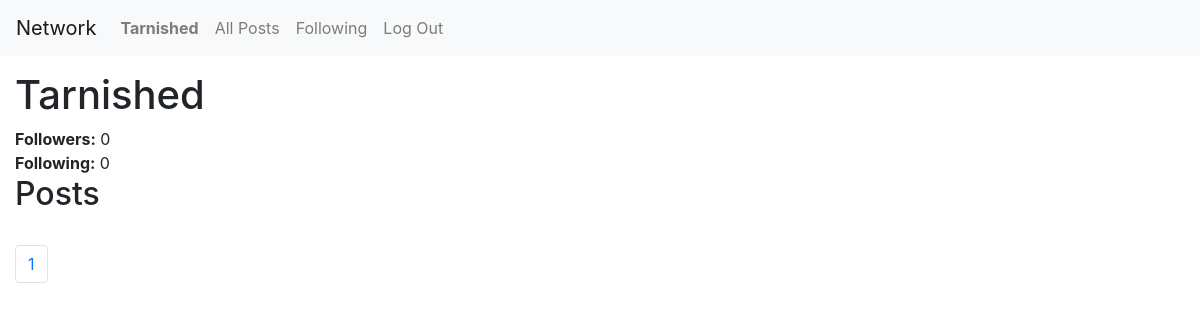
The page /users/Tarnished/page1 (signed in) on the database as committed earlier.
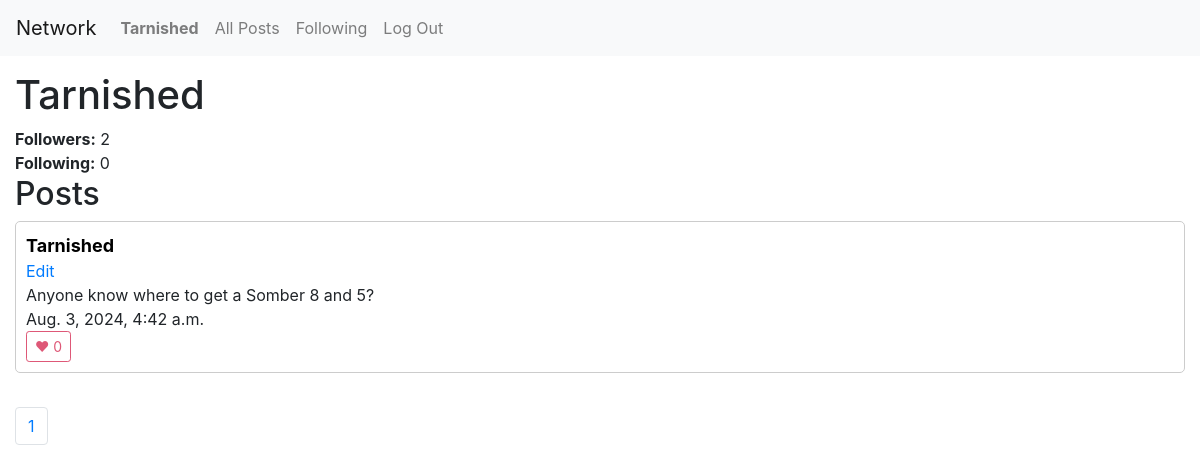
The same page on the database as committed later.
### network/models.py (models this page shows, shortened)
class Post(models.Model):
    user = models.ForeignKey("User", on_delete=models.CASCADE, related_name="posts")
    content = models.TextField(blank=True)
    timestamp = models.DateTimeField(auto_now_add=True)
    likes = models.IntegerField(default=0)
    likes_users = models.ManyToManyField("User", related_name="likes", null=True)

class User(AbstractUser):
    followers = models.ManyToManyField('self', related_name="following", null=True)
    following = models.ManyToManyField('self', related_name="followers",null=True)

### network/views.py (the view)
# urls.py: path("users/<str:username>/page<int:page_num>", views.user, name="user"),
def user(request, username, page_num):
    user_data = User.objects.filter(username=username)[0]
    posts = Post.objects.filter(user=user_data)
    posts = posts.order_by("-timestamp").all()
    if request.user.id == user_data.id:
        not_user = False
        is_following = None
    else:
        not_user = True
        is_following = request.user.followers.filter(id=user_data.id).exists()
    p = Paginator(posts, 10)
    page_obj = p.get_page(page_num)
    prev_page = None
    has_prev_page = False
    if page_obj.has_previous():
        prev_page = page_obj.previous_page_number()
        has_prev_page = True
    next_page = None
    has_next_page = False
    if page_obj.has_next():
        next_page = page_obj.next_page_number()
        has_next_page = True
    return render(request, 'network/user.html', {
        "user_data": user_data,
        "username": user_data.username,
        "followers": user_data.followers.count(),
        "following": user_data.following.count(),
        "posts": page_obj,
        "not_user": not_user,
        "is_following": is_following,
        "pages": p,
        "has_prev_page": has_prev_page,
        "prev_page": prev_page,
        "has_next_page": has_next_page,
        "next_page": next_page,
    })

### network/templates/network/user.html (shortened to what this page needs)
{% extends "network/layout.html" %}
{% load static %}
{% block body %}
    <h1>{{ username }}</h1>
    <b>Followers:</b> {{ followers }} <br>
    <b>Following:</b> {{ following }}
    <h2>Posts</h2>
    {% for post in posts %}
        <div id="post-container">
            <a href="{% url 'user' post.user.username 1 %}" class="username-link">{{ post.user.username }}</a>
            {% if not not_user %}
                <br><button id="edit-link-{{ post.id }}" class="edit-link" onclick="edit_post({{ post.id }})">Edit</button>
            {% endif %}
            <div id="content-{{ post.id }}">{{ post.content }}</div>
            {{ post.timestamp }} <br>
            <button id="like-{{ post.id }}" onclick="toggle_like({{ post.id }})" class="like-btn">♥ {{ post.likes_users.count }}</button>
        </div>
    {% endfor %}
    <br>
    <nav aria-label="Page navigation example">
        <ul class="pagination">
          {% for page in pages %}
            <li class="page-item"><a class="page-link"  href="{% url 'user' username page.number%}">{{ page.number }}</a></li>
          {% endfor %}
        </ul>
      </nav>
{% endblock %}

Rows that differ between the two databases and show on the page:
added Post: user.username "Tarnished", content "Anyone know where to get a Somber 8 and 5?", timestamp "Aug. 3, 2024, 4:42 a.m.", likes_users.count "0"
Other text that changed with them:
{{ followers }}: "0" → "2"
